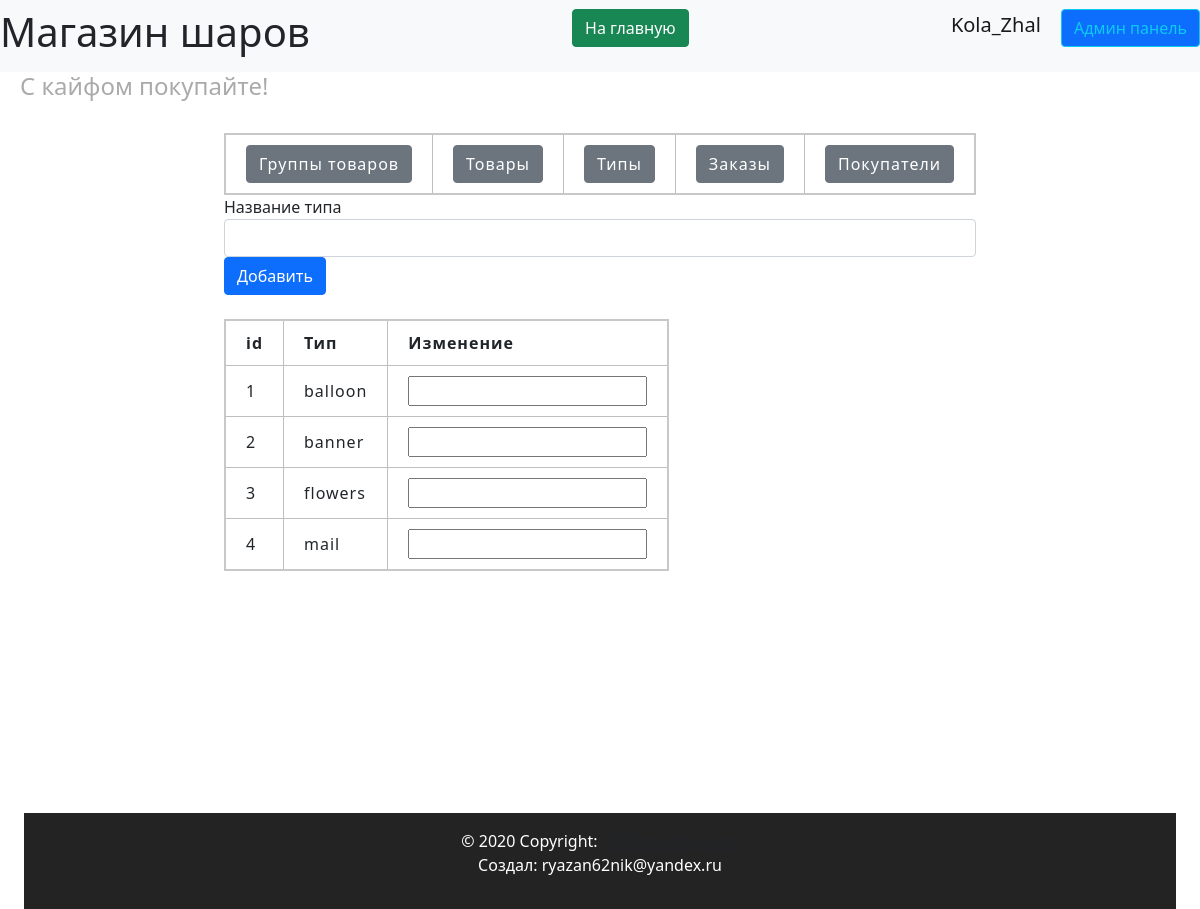
Page /admin/types (signed in) on the earlier database version.
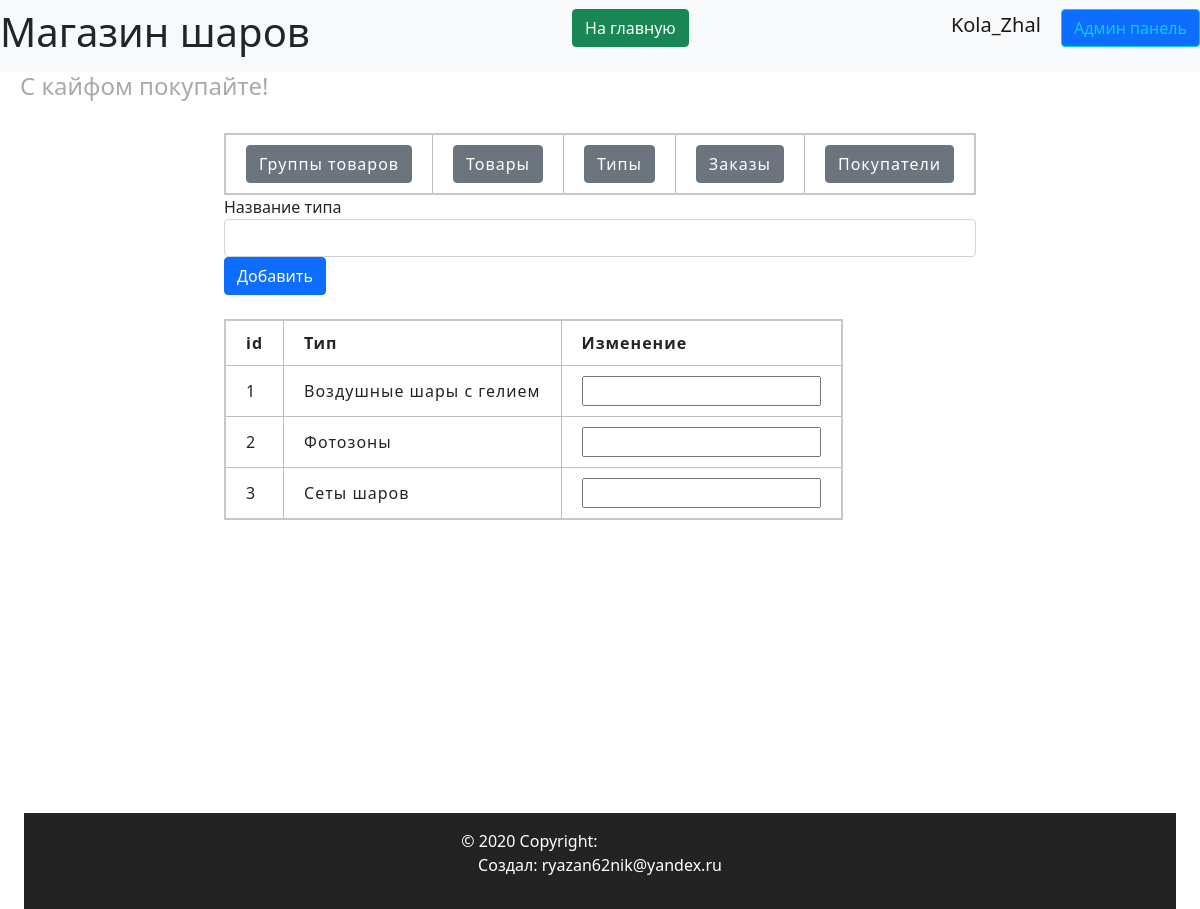
Same page on the later database version.
### data/types.py (models this page shows, shortened)
class Types(SqlAlchemyBase):
    __tablename__ = 'types'
    id = sqlalchemy.Column(sqlalchemy.Integer,
                           primary_key=True, autoincrement=True)
    title = sqlalchemy.Column(sqlalchemy.String, nullable=True)
    products = orm.relationship("ProductGroup", back_populates='type_relation')

### server.py (the view, shortened to what this page needs)
@app.route('/admin/types', methods=['GET', 'POST'])
@login_required
def admin_types():
    if current_user.admin:
        filenames = ['']
        form = TypeForm()
        db_sess = db_session.create_session()
        types = db_sess.query(Types).all()
        return render_template('pages/admin_types.html', title='Админ панель',
                               types=types, form=form)

### forms/types.py
class TypeForm(FlaskForm):
    title = StringField('Название типа', validators=[DataRequired()])
    submit = SubmitField('Добавить')

### data/db_session.py (called while the page is built)
def create_session() -> Session:
    global __factory
    return __factory()

### server.py (called while the page is built)
@login_manager.user_loader
def load_user(user_id):
    db_sess = db_session.create_session()
    return db_sess.query(User).get(user_id)

### templates/pages/admin_types.html (shortened to what this page needs)
{% extends "pages/base_admin.html" %}
{% block admincontent %}
<div>
    <form action="" method="post" enctype="multipart/form-data">
        <nav>
            <div>
                {{ form.title.label() }}
                {{ form.title(class="form-control")}}
                {{ form.submit(type="submit", class="btn btn-primary") }}
            </div>
        </nav>
    </form>
</div>
<br>
<div>
    <table>
        <tr>
            <th>id</th>
            <th>Тип</th>
            <th>Изменение</th>
        </tr>
        {% for type in types %}
        <tr>
            <td>{{ type.id }}</td>
            <td>{{ type.title }}</td>
            <td>
                <form action="" method="post" enctype="multipart/form-data">
                    <input type="text" id="{{ type.id }}" name="{{ type.id }}"/>
                </form>
            </td>
        </tr>
        {% endfor %}
    </table>
</div>
{% endblock %}

Differences in the rows shown:
removed Types: id "4", title "mail"
changed Types id 1: title "balloon" → "Воздушные шары с гелием"
changed Types id 2: title "banner" → "Фотозоны"
changed Types id 3: title "flowers" → "Сеты шаров"
